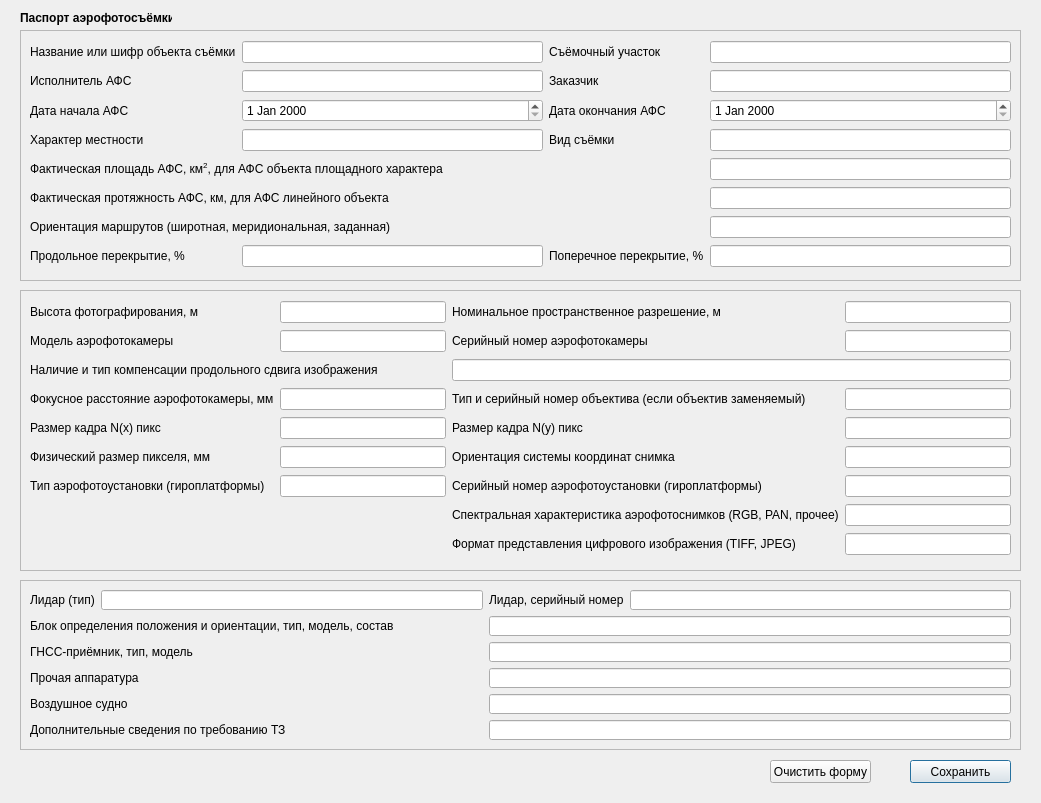
<?xml version="1.0" encoding="UTF-8"?>
<ui version="4.0">
 <class>AFS</class>
 <widget class="QDialog" name="AFS">
  <property name="geometry">
   <rect>
    <x>0</x>
    <y>0</y>
    <width>1041</width>
    <height>803</height>
   </rect>
  </property>
  <property name="maximumSize">
   <size>
    <width>1041</width>
    <height>803</height>
   </size>
  </property>
  <property name="windowTitle">
   <string>Dialog</string>
  </property>
  <widget class="QPushButton" name="save">
   <property name="geometry">
    <rect>
     <x>910</x>
     <y>760</y>
     <width>101</width>
     <height>23</height>
    </rect>
   </property>
   <property name="text">
    <string>Сохранить</string>
   </property>
  </widget>
  <widget class="QLabel" name="label_passport_afs">
   <property name="geometry">
    <rect>
     <x>20</x>
     <y>10</y>
     <width>152</width>
     <height>16</height>
    </rect>
   </property>
   <property name="text">
    <string>&lt;html&gt;&lt;head/&gt;&lt;body&gt;&lt;p&gt;&lt;span style=&quot; font-weight:600;&quot;&gt;Паспорт аэрофотосъёмки&lt;/span&gt;&lt;/p&gt;&lt;/body&gt;&lt;/html&gt;</string>
   </property>
  </widget>
  <widget class="QFrame" name="object">
   <property name="geometry">
    <rect>
     <x>20</x>
     <y>30</y>
     <width>1001</width>
     <height>251</height>
    </rect>
   </property>
   <property name="frameShape">
    <enum>QFrame::StyledPanel</enum>
   </property>
   <property name="frameShadow">
    <enum>QFrame::Raised</enum>
   </property>
   <layout class="QGridLayout" name="gridLayout">
    <item row="2" column="1">
     <widget class="QDateEdit" name="date_start">
      <property name="enabled">
       <bool>true</bool>
      </property>
     </widget>
    </item>
    <item row="3" column="1">
     <widget class="QLineEdit" name="nature_area">
      <property name="text">
       <string/>
      </property>
     </widget>
    </item>
    <item row="4" column="0" colspan="3">
     <widget class="QLabel" name="label_area_afs">
      <property name="text">
       <string>&lt;html&gt;&lt;head/&gt;&lt;body&gt;&lt;p&gt;Фактическая площадь АФС, км&lt;span style=&quot; vertical-align:super;&quot;&gt;2&lt;/span&gt;, для АФС объекта площадного характера&lt;/p&gt;&lt;/body&gt;&lt;/html&gt;</string>
      </property>
     </widget>
    </item>
    <item row="2" column="0">
     <widget class="QLabel" name="label_date_start">
      <property name="text">
       <string>Дата начала АФС</string>
      </property>
     </widget>
    </item>
    <item row="1" column="1">
     <widget class="QLineEdit" name="executor">
      <property name="text">
       <string/>
      </property>
     </widget>
    </item>
    <item row="7" column="0">
     <widget class="QLabel" name="label_overlap_longitudinal">
      <property name="text">
       <string>Продольное перекрытие, %</string>
      </property>
     </widget>
    </item>
    <item row="7" column="1">
     <widget class="QLineEdit" name="overlap_longitudinal"/>
    </item>
    <item row="2" column="2">
     <widget class="QLabel" name="label_date_end">
      <property name="text">
       <string>Дата окончания АФС</string>
      </property>
     </widget>
    </item>
    <item row="0" column="0">
     <widget class="QLabel" name="label_name_object">
      <property name="text">
       <string>Название или шифр объекта съёмки</string>
      </property>
     </widget>
    </item>
    <item row="0" column="3">
     <widget class="QLineEdit" name="filming_location">
      <property name="text">
       <string/>
      </property>
     </widget>
    </item>
    <item row="5" column="3">
     <widget class="QLineEdit" name="length_afs"/>
    </item>
    <item row="7" column="2">
     <widget class="QLabel" name="label_overlap_transverse">
      <property name="text">
       <string>Поперечное перекрытие, %</string>
      </property>
     </widget>
    </item>
    <item row="6" column="3">
     <widget class="QLineEdit" name="orientation_route"/>
    </item>
    <item row="5" column="0" colspan="3">
     <widget class="QLabel" name="label_length_afs">
      <property name="text">
       <string>Фактическая протяжность АФС, км, для АФС линейного объекта</string>
      </property>
     </widget>
    </item>
    <item row="3" column="0">
     <widget class="QLabel" name="label_nature_area">
      <property name="text">
       <string>Характер местности</string>
      </property>
     </widget>
    </item>
    <item row="2" column="3">
     <widget class="QDateEdit" name="date_end"/>
    </item>
    <item row="0" column="1">
     <widget class="QLineEdit" name="name_object">
      <property name="text">
       <string/>
      </property>
     </widget>
    </item>
    <item row="1" column="2">
     <widget class="QLabel" name="label_customer">
      <property name="text">
       <string>Заказчик</string>
      </property>
     </widget>
    </item>
    <item row="3" column="2">
     <widget class="QLabel" name="label_type_shoot">
      <property name="text">
       <string>Вид съёмки</string>
      </property>
     </widget>
    </item>
    <item row="1" column="3">
     <widget class="QLineEdit" name="customer">
      <property name="text">
       <string/>
      </property>
     </widget>
    </item>
    <item row="3" column="3">
     <widget class="QLineEdit" name="type_shoot"/>
    </item>
    <item row="1" column="0">
     <widget class="QLabel" name="label_executor">
      <property name="text">
       <string>Исполнитель АФС</string>
      </property>
     </widget>
    </item>
    <item row="7" column="3">
     <widget class="QLineEdit" name="overlap_transverse"/>
    </item>
    <item row="0" column="2">
     <widget class="QLabel" name="label_filming_location">
      <property name="text">
       <string>Съёмочный участок</string>
      </property>
     </widget>
    </item>
    <item row="4" column="3">
     <widget class="QLineEdit" name="area_afs"/>
    </item>
    <item row="6" column="0" colspan="3">
     <widget class="QLabel" name="label_orientation_route">
      <property name="text">
       <string>Ориентация маршрутов (широтная, меридиональная, заданная)</string>
      </property>
     </widget>
    </item>
   </layout>
  </widget>
  <widget class="QFrame" name="camera">
   <property name="geometry">
    <rect>
     <x>20</x>
     <y>290</y>
     <width>1001</width>
     <height>281</height>
    </rect>
   </property>
   <property name="frameShape">
    <enum>QFrame::StyledPanel</enum>
   </property>
   <property name="frameShadow">
    <enum>QFrame::Raised</enum>
   </property>
   <layout class="QGridLayout" name="gridLayout_2">
    <item row="0" column="0">
     <widget class="QLabel" name="label_height">
      <property name="text">
       <string>Высота фотографирования, м</string>
      </property>
     </widget>
    </item>
    <item row="0" column="3">
     <widget class="QLabel" name="label_resolution">
      <property name="text">
       <string>Номинальное пространственное разрешение, м</string>
      </property>
     </widget>
    </item>
    <item row="0" column="4">
     <widget class="QLineEdit" name="resolution"/>
    </item>
    <item row="1" column="0">
     <widget class="QLabel" name="label_camera_model">
      <property name="text">
       <string>Модель аэрофотокамеры</string>
      </property>
     </widget>
    </item>
    <item row="1" column="3">
     <widget class="QLabel" name="label_camera_sn">
      <property name="text">
       <string>Серийный номер аэрофотокамеры</string>
      </property>
     </widget>
    </item>
    <item row="1" column="4">
     <widget class="QLineEdit" name="camera_sn"/>
    </item>
    <item row="2" column="0" colspan="3">
     <widget class="QLabel" name="label_long_shift">
      <property name="text">
       <string>Наличие и тип компенсации продольного сдвига изображения</string>
      </property>
     </widget>
    </item>
    <item row="2" column="3" colspan="2">
     <widget class="QLineEdit" name="long_shift"/>
    </item>
    <item row="3" column="0" colspan="2">
     <widget class="QLabel" name="label_focal_len">
      <property name="text">
       <string>Фокусное расстояние аэрофотокамеры, мм</string>
      </property>
     </widget>
    </item>
    <item row="3" column="2">
     <widget class="QLineEdit" name="focal_len"/>
    </item>
    <item row="3" column="3">
     <widget class="QLabel" name="label_type_lens">
      <property name="text">
       <string>Тип и серийный номер объектива (если объектив заменяемый)</string>
      </property>
     </widget>
    </item>
    <item row="3" column="4">
     <widget class="QLineEdit" name="type_lens"/>
    </item>
    <item row="4" column="0">
     <widget class="QLabel" name="label_frame_size_x">
      <property name="text">
       <string>Размер кадра N(x) пикс</string>
      </property>
     </widget>
    </item>
    <item row="4" column="3">
     <widget class="QLabel" name="label_frame_size_y">
      <property name="text">
       <string>Размер кадра N(y) пикс</string>
      </property>
     </widget>
    </item>
    <item row="4" column="4">
     <widget class="QLineEdit" name="frame_size_y">
      <property name="text">
       <string/>
      </property>
     </widget>
    </item>
    <item row="5" column="0">
     <widget class="QLabel" name="label_pixel_size">
      <property name="text">
       <string>Физический размер пикселя, мм</string>
      </property>
     </widget>
    </item>
    <item row="5" column="3">
     <widget class="QLabel" name="label_coordinate_orientation">
      <property name="text">
       <string>Ориентация системы координат снимка</string>
      </property>
     </widget>
    </item>
    <item row="5" column="4">
     <widget class="QLineEdit" name="coordinate_orientation"/>
    </item>
    <item row="6" column="0">
     <widget class="QLabel" name="label_api_type">
      <property name="text">
       <string>Тип аэрофотоустановки (гироплатформы)</string>
      </property>
     </widget>
    </item>
    <item row="6" column="3">
     <widget class="QLabel" name="label_api_sn">
      <property name="text">
       <string>Серийный номер аэрофотоустановки (гироплатформы)</string>
      </property>
     </widget>
    </item>
    <item row="6" column="4">
     <widget class="QLineEdit" name="api_sn"/>
    </item>
    <item row="4" column="2">
     <widget class="QLineEdit" name="frame_size_x"/>
    </item>
    <item row="5" column="2">
     <widget class="QLineEdit" name="pixel_size"/>
    </item>
    <item row="6" column="2">
     <widget class="QLineEdit" name="api_type"/>
    </item>
    <item row="1" column="2">
     <widget class="QLineEdit" name="camera_model"/>
    </item>
    <item row="0" column="2">
     <widget class="QLineEdit" name="height"/>
    </item>
    <item row="7" column="4">
     <widget class="QLineEdit" name="spectral_characteristics_photo"/>
    </item>
    <item row="8" column="4">
     <widget class="QLineEdit" name="image_format"/>
    </item>
    <item row="7" column="3">
     <widget class="QLabel" name="label_spectral_characteristics_photo">
      <property name="text">
       <string>Спектральная характеристика аэрофотоснимков (RGB, PAN, прочее)</string>
      </property>
     </widget>
    </item>
    <item row="8" column="3">
     <widget class="QLabel" name="label_image_format">
      <property name="text">
       <string>Формат представления цифрового изображения (TIFF, JPEG)</string>
      </property>
     </widget>
    </item>
   </layout>
  </widget>
  <widget class="QFrame" name="equipment">
   <property name="geometry">
    <rect>
     <x>20</x>
     <y>580</y>
     <width>1001</width>
     <height>170</height>
    </rect>
   </property>
   <property name="frameShape">
    <enum>QFrame::StyledPanel</enum>
   </property>
   <property name="frameShadow">
    <enum>QFrame::Raised</enum>
   </property>
   <layout class="QGridLayout" name="gridLayout_3">
    <item row="0" column="0">
     <widget class="QLabel" name="label_lidar_type">
      <property name="text">
       <string>Лидар (тип)</string>
      </property>
     </widget>
    </item>
    <item row="0" column="1">
     <widget class="QLineEdit" name="lidar_type"/>
    </item>
    <item row="0" column="2">
     <widget class="QLabel" name="label_lidar_sn">
      <property name="text">
       <string>Лидар, серийный номер</string>
      </property>
     </widget>
    </item>
    <item row="0" column="3">
     <widget class="QLineEdit" name="lidar_sn"/>
    </item>
    <item row="1" column="0" colspan="2">
     <widget class="QLabel" name="label_definition_block">
      <property name="text">
       <string>Блок определения положения и ориентации, тип, модель, состав</string>
      </property>
     </widget>
    </item>
    <item row="1" column="2" colspan="2">
     <widget class="QLineEdit" name="definition_block"/>
    </item>
    <item row="2" column="0" colspan="2">
     <widget class="QLabel" name="label_receiver">
      <property name="text">
       <string>ГНСС-приёмник, тип, модель</string>
      </property>
     </widget>
    </item>
    <item row="2" column="2" colspan="2">
     <widget class="QLineEdit" name="receiver"/>
    </item>
    <item row="3" column="0" colspan="2">
     <widget class="QLabel" name="label_other_equipment">
      <property name="text">
       <string>Прочая аппаратура</string>
      </property>
     </widget>
    </item>
    <item row="3" column="2" colspan="2">
     <widget class="QLineEdit" name="other_equipment"/>
    </item>
    <item row="4" column="0" colspan="2">
     <widget class="QLabel" name="label_aircraft">
      <property name="text">
       <string>Воздушное судно</string>
      </property>
     </widget>
    </item>
    <item row="4" column="2" colspan="2">
     <widget class="QLineEdit" name="aircraft"/>
    </item>
    <item row="5" column="0" colspan="2">
     <widget class="QLabel" name="label_add_information">
      <property name="text">
       <string>Дополнительные сведения по требованию ТЗ</string>
      </property>
     </widget>
    </item>
    <item row="5" column="2" colspan="2">
     <widget class="QLineEdit" name="add_information">
      <property name="text">
       <string/>
      </property>
     </widget>
    </item>
   </layout>
  </widget>
  <widget class="QPushButton" name="clean">
   <property name="geometry">
    <rect>
     <x>770</x>
     <y>760</y>
     <width>101</width>
     <height>23</height>
    </rect>
   </property>
   <property name="text">
    <string>Очистить форму</string>
   </property>
  </widget>
 </widget>
 <resources/>
 <connections/>
</ui>
